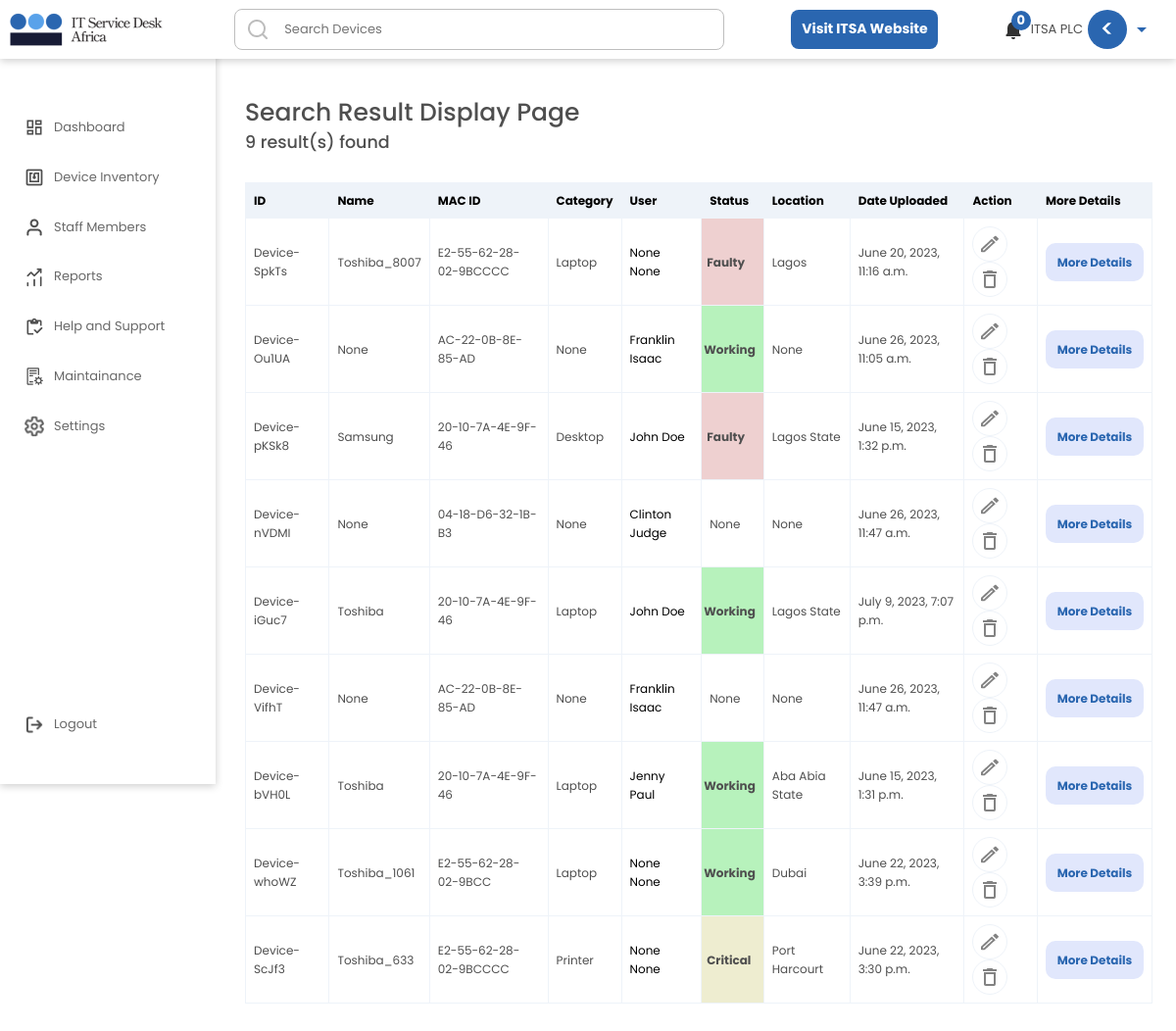
/member/searchresult/ (signed in), run on an earlier commit of the app's database.
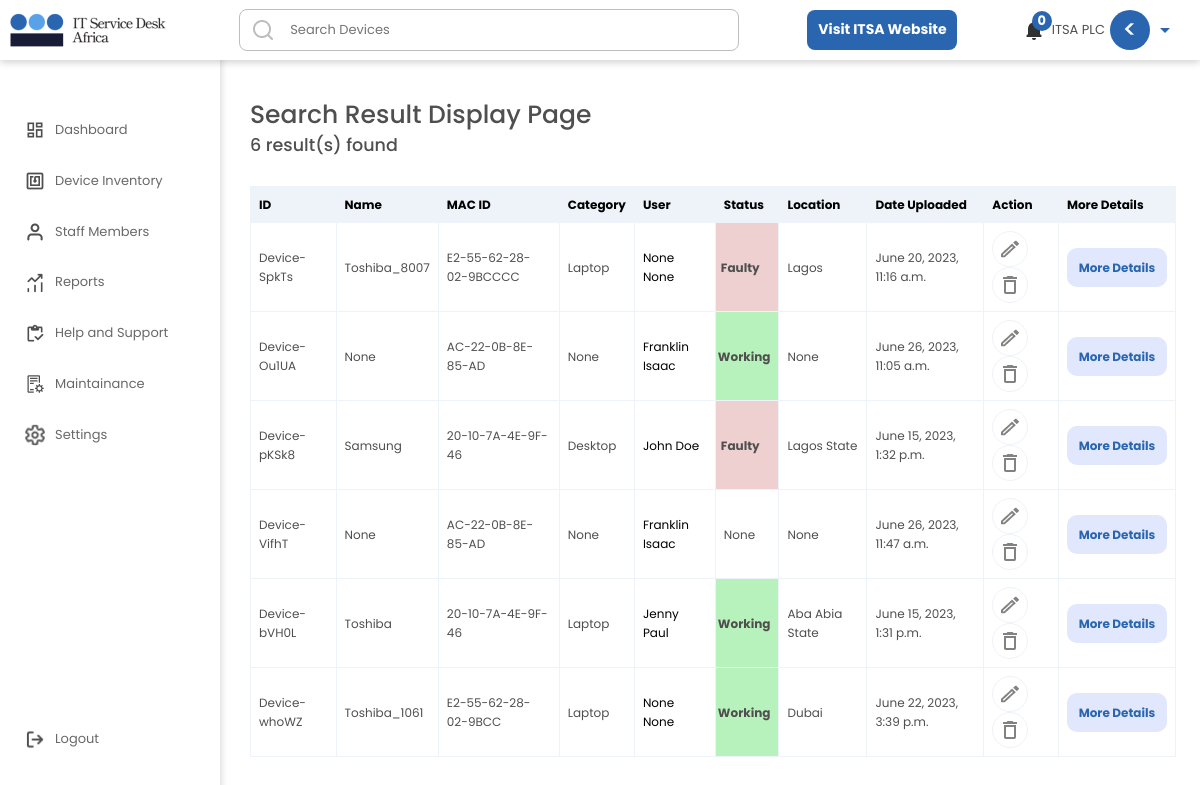
And on a later commit of the database.
### userarea/models.py (models this page shows, shortened)
class DeviceRegisterUpload(models.Model):
    user = models.ForeignKey(User, null=True, on_delete=models.CASCADE)
    deviceip = models.CharField(max_length = 1500, null=True, blank = True)
    devicename= models.CharField(max_length = 1500, blank = True, null=True)
    devicemacaddress = models.CharField(max_length = 1500, null=True, blank = True)
    devicenetworkadaptercompany = models.CharField(max_length = 1500, null=True, blank = True)
    devicestatus = models.CharField(max_length= 300,choices = DEVICE_HEALTH_STATUS, default = 'Working', null=True, blank = True)
    deviceworkgroup = models.CharField(max_length = 1500, null=True, blank = True)
    deviceportnumber = models.CharField(max_length = 1500, null=True, blank = True)
    devicemultiplepacket = models.CharField(max_length = 1500, null=True, blank = True)
    index= models.CharField(max_length = 1500, blank = True, null=True)
    devicetype= models.CharField(max_length = 1500, null=True, blank = True)
    devicelocation= models.CharField(max_length = 1500, null=True, blank = True)
    devicebrand= models.CharField(max_length = 1500, null=True, blank = True)
    deviceos = models.CharField(max_length = 1500, null=True, blank = True)
    devicecostofpurchase = models.CharField(max_length = 1500, null=True, blank = True)
    deviceusedepartment = models.CharField(max_length = 1500, null=True, blank = True)
    staffUserID = models.CharField(max_length = 1500, default='None')
    deviceuseremail = models.CharField(max_length= 200, null=True, blank = True)
    deviceuserfirstname = models.CharField(max_length= 200, null=True, blank = True)
    deviceuserlastname = models.CharField(max_length= 200, null=True, blank = True)
    deviceuserphonenumber = models.CharField(max_length= 200, null=True, blank = True)
    deviceuserdateofresumption = models.CharField(max_length= 200, null=True, blank = True)
    deviceworkingcondition = models.CharField(max_length= 300,choices = DEVICE_WORKING_CONDITION, default = 'Good', null=True, blank = True)
    deviceyearofpurchase = models.CharField(max_length = 1500, null=True, blank = True)
    devicedepreciationrate = models.CharField(max_length = 1500, null=True, blank = True)
    deviceid = models.CharField(max_length = 1500, null=True, blank = True)
    savetimedata = models.CharField(max_length = 1500, null=True, blank = True)
    registeredMonth = models.CharField(max_length = 1500, null=True, blank = True)
    weekNumberSaved = models.CharField(max_length = 1500, null=True, blank = True)
    CompanyUniqueCode = models.CharField(max_length = 130, null=True, blank = True)
    created_at = models.DateTimeField(auto_now_add=True)
    edited_at = models.DateTimeField(auto_now=True)
    class Meta:
        ordering = ['-edited_at', '-created_at']

### userarea/views.py (the view)
# urls.py: path('searchresult/', views.Searchresult, name="Searchresult"),
def Searchresult(request):
    print('seaching...')
    q = request.GET.get('q') if request.GET.get('q') != None else ''
    if request.method == 'GET':
        print(q)
    deviceSearch = DeviceRegisterUpload.objects.filter(
       Q( Q(deviceid__icontains = q) |
        Q(deviceuserfirstname__icontains = q) |
        Q(deviceuserlastname__icontains = q) |
        Q(devicemacaddress__icontains = q) |
        Q(deviceusedepartment__icontains = q) |
        Q(devicestatus__icontains = q) |
        Q(devicebrand__icontains = q) |
        Q(created_at__icontains = q) |
        Q(devicetype__icontains = q) |
        Q(devicelocation__icontains = q) |
        Q(savetimedata__icontains = q) |
        Q(weekNumberSaved__icontains = q)
    ) & Q(user = request.user))
    deviceSearchCount = deviceSearch.count()
    thisYear = datetime.today().year
    today = datetime.today()
    dateNow = datetime.now()
    month1 = dateNow.strftime("%b")
    print("Current Month Full Name:", month1)
    print("dateNow", dateNow)
    print("today", today)
    date = datetime.today()
    weekNumber = date.isocalendar().week
    print('this week number:', weekNumber)
    allUsers = User.objects.all()
    context = {'allUsers':allUsers, 'deviceSearch': deviceSearch, 'deviceSearchCount':deviceSearchCount}
    return render(request, 'userarea/searchresult.html', context)

### userarea/templates/userarea/searchresult.html (shortened to what this page needs)
{% include 'general.html' %}
{% load static %}
{% block content %}
<!DOCTYPE html>
<html lang="en">
	<head>
		<link rel="stylesheet" href={% static 'dashboard/css/style.css' %} />
		<link rel="stylesheet" href={% static 'inventory/css/style.css' %} />
		<link href="https://unpkg.com/aos@2.3.1/dist/aos.css" rel="stylesheet">
	</head>
	<body class='body'>
		<div class='main'>
            <h1>Search Result Display Page</h1>
			<h3>{{deviceSearchCount}} result(s) found</h3>
			<div>
				<div>
					<table>
                        <tr>
                          <th>ID</th>
                          <th>Name</th>
                          <th>MAC ID</th>
                          <th>Category</th>
                          <th>User</th>
                          <th>Status</th>
                          <th>Location</th>
                          <th>Date Uploaded</th>
                          <th>Action</th>
                          <th>More Details</th>
                        </tr>
						{% for deviceSearch in deviceSearch %}
                        <tr>
                          <td>{{ deviceSearch.deviceid }}</td>
                          <td>{{ deviceSearch.devicebrand }}</td>
                          <td>{{ deviceSearch.devicemacaddress }}</td>
                          <td>{{ deviceSearch.devicetype }}</td>
                          <td><a href=''>{{ deviceSearch.deviceuserfirstname }} {{ deviceSearch.deviceuserlastname }}</a></td>
                          <td class={{ deviceSearch.devicestatus }}>{{ deviceSearch.devicestatus }}</td>
                          <td>{{ deviceSearch.devicelocation }}</td>
                          <td>{{ deviceSearch.created_at }}</td>
                          <td>
							<div class='actionbtns'>
								<a href=/member/editdevice/{{ deviceSearch.deviceid }}/ ><img src={% static 'dashboard/img/edit.png' %} /></a>
								<a href= /member/deletedevice/{{ deviceSearch.id }}/ ><img src={% static 'dashboard/img/delete.png' %} /></a>
							</div>
						  </td>
						  <td class='moredetailsbtn'>
							<a href = /member/viewdevicedetails/{{ deviceSearch.devicebrand }}/ >
								<button>More Details</button>
							</a>
						  </td>
					</tr>
						{% endfor %}
                    </table>
				</div>
			</div>
        </div>
    </body>
</html>
{% endblock content %}

### userarea/templates/general.html (shortened to what this page needs)
{% load static %}
<!DOCTYPE html>
<html lang="en">
	<head>
		<link rel="stylesheet" href="https://maxcdn.bootstrapcdn.com/bootstrap/3.4.1/css/bootstrap.min.css">
		<link rel="stylesheet" href={% static 'general/css/style.css' %} />
		<link rel="stylesheet" href={% static 'dashboard/css/style.css' %} />
		<link href="https://cdnjs.cloudflare.com/ajax/libs/mdb-ui-kit/6.1.0/mdb.min.css" rel="stylesheet" />
		<link href="https://unpkg.com/aos@2.3.1/dist/aos.css" rel="stylesheet">
	</head>
	<body>
        {% include "navbar.html" %}{% block content %}{% endblock content %}
    </body>
    </html>

### userarea/templates/navbar.html (shortened to what this page needs)
{% load static %}
{% block content %}
<body>
    <nav>
        <div>
            <img src={% static 'general/img/itsalogopng1.png' %} />
        </div>
        <div class='search'>
            <form method='GET' action="{% url 'Searchresult' %}">
                <input type='text' name='q' placeholder='Search Devices' />
            </form>
            <img class='searchIcon' src={% static 'general/img/searchicon.png' %} />
        </div>
        <div class='navBtn'>
            <a href='https://itservicedeskafrica.com/home/' target='_blank'><button>
                <p>Visit ITSA Website</p>
            </button></a>
        </div>
        <div class='notifysection'>
            <div class='notifyout' >
                <img class='notify' src={% static 'general/img/notify.png' %} />
                <div class='NewNotifyCount'></div>
            </div>
            <div class='notifysectioninner'>
                {% if allSignUps.user == request.user %}
                <h4>{{ allSignUps.companyname }}</h4>
                {% else %}
                {{request.user}}
                {% endif %}
                <div class='profileimgsectiontext'>
                    <h1></h1>
                </div>
                <img src={% static 'general/img/arrow-down.png' %} />
            </div>
        </div>
    </nav>
    <div class='sidebarsection'>
        <a href={% url 'Dashboard' %}>
            <div class='sidebar dashboard'>
                <img src={% static 'dashboard/img/dashboard.png' %} />
                <p>Dashboard</p>
            </div>
        <a href={% url 'DeviceInventory' %}>
            <div class='sidebar deviceinventory '>
                <img src={% static 'general/img/device.png' %} />
                <p>Device Inventory</p>
            </div>
        <a href={% url 'StaffMembers' %}>
            <div class='sidebar staffmembers'>
                <img src={% static 'general/img/userimg.png' %} />
                <p>Staff Members</p>
            </div>
        <a href={% url 'Reports' %}>
            <div class='sidebar reports'>
                <img src={% static 'general/img/reports.png' %} />
                <p>Reports</p>
            </div>
        <a href={% url 'Support' %}>
            <div class='sidebar support'>
                <img src={% static 'general/img/help.png' %} />
                <p>Help and Support</p>
            </div>
        <a href={% url 'Maintainance' %}>
            <div class='sidebar maintain'>
                <img src={% static 'general/img/maintainance.png' %} />
                <p>Maintainance</p>
            </div>
        <a href={% url 'Settings' %}>
            <div class='sidebar settings'>
                <img src={% static 'general/img/settings.png' %} />
                <p>Settings</p>
            </div>
            <div class='sidebar logout'>
                <img src={% static 'general/img/logout.png' %} />
                <p>Logout</p>
            </div>
    </div>
</body>
{% endblock content %}

### static/general/css/style.css (style rules this page uses)
* { box-sizing: border-box; margin: 0; padding: 0; font-family: 'Poppins', sans-serif; }
nav { background-color: #FFFFFF; padding: 5px; display: flex; justify-content: space-between; align-items: center; font-size: 1.3rem; box-shadow: 0 2px 8px 0 rgba(0, 0, 0, 0.2); position: fixed; width: 100vw; z-index: 3; }
.notifysectioninner { cursor: pointer; }
.notifysection { display: flex; align-items: center; justify-content: space-between; }
.notifysection img { margin-right: 10px; }
.notifysectioninner { align-items: center; display: flex; padding-right: 20px; }
.notifysectioninner img { margin-right: 5px; margin-left: 5px; }
.profileimgsectiontext { width: 40px; font-size: 1rem; background-color:#2A66B0; color: white; margin: 5px; padding-top: 5px; text-align: center; border-radius: 40px; }
.search input { display: flex; align-items: center; border: solid rgb(190, 190, 190) 1px; border-radius: 8px; width: 500px; position: relative; height: 40px; padding: 20px; padding-left: 50px; background-color: transparent; }
.searchIcon { position: absolute; top: 18px; padding-left: 7px; }
.search img { margin-right: 5px; margin-left: 5px; }
nav button { background-color: #2A66B0; border: none; color: white; align-items: center; width: 150px; font-size: 1.4rem; height: 40px; padding: 8px 5px 5px 5px; border-radius: 8px; font-weight: bold; }
.notifyout { position: relative; cursor: pointer; }
.sidebarsection { padding-top: 100px; padding-left: 20px; height: 100vh; width: 220px; position: fixed; box-shadow: 0 2px 8px 0 rgba(0, 0, 0, 0.2); z-index: 2; color: black; }
.sidebar { display: flex; align-items: center; margin-top: 10px; transition: 0.2s ease-in-out; cursor: pointer; width: 95%; padding: 0px 5px; border-radius: 8px; color: rgb(105, 105, 105); }
.sidebar img { margin-right: 10px; width: 20px; }
.sidebar p { margin-top: 10px; font-size: 1.3rem; }
.logout { position: absolute; bottom: 40px; width: 85%; }
.NewNotifyCount { background-color:#2A66B0; text-align: center; color: white; border-radius: 100px; font-weight: bold; position: absolute; width: 20px; top: -9px; right: 0px; }

### static/dashboard/css/style.css (style rules this page uses)
* { box-sizing: border-box; margin: 0; padding: 0; font-family: 'Poppins', sans-serif; }
body { overflow-x: hidden; }
.main { padding-top: 100px; padding-left: 270px; }
.search img { margin-right: 5px; margin-left: 5px; }
.Working { background-color: #b7f2bc; height: 1px; width: 60px; padding-left: 2px; font-weight: bold; }
.Faulty { background-color: #EED0D0; height: 23px; width: 60px; padding-left: 5px; font-weight: bold; }
table td a { color: black }
table { margin-top: 30px; border: 1px solid white; width: 100%; font-size: 1.2rem; margin-bottom: 60px; overflow: scroll; }
td, th { border: 1px solid #EEF3F9; text-align: left; padding: 8px; }
th { border: 1px solid #EEF3F9; text-align: left; padding: 8px; color: black; }
tr:nth-child(1) { color: #4F4F4F; background-color: #EEF3F9; }
.actionbtns img { padding: 5px; border: solid 1px #EEF3F9; border-radius: 50%; transition: 0.3s ease-in-out; cursor: pointer; }

### static/inventory/css/style.css (style rules this page uses)
* { box-sizing: border-box; margin: 0; padding: 0; font-family: Poppins; }
body { overflow-x: hidden; }
.main { padding-top: 100px; padding-left: 250px; width: 98%; }
.moredetailsbtn button { background-color: #E1E7FC; border: none; padding: 10px; border-radius: 10px; width: 100px; color: #2A66B0; font-weight: bold; cursor: pointer; }

What changed in the data, as far as the page shows it:
removed DeviceRegisterUpload: deviceid "Device-nVDMI", devicebrand "None", devicemacaddress "04-18-D6-32-1B-B3", devicetype "None", deviceuserfirstname "Clinton", deviceuserlastname "Judge", devicestatus "None", devicelocation "None", created_at "June 26, 2023, 11:47 a.m."
removed DeviceRegisterUpload: deviceid "Device-iGuc7", devicebrand "Toshiba", devicemacaddress "20-10-7A-4E-9F-46", devicetype "Laptop", deviceuserfirstname "John", deviceuserlastname "Doe", devicestatus "Working", devicelocation "Lagos State", created_at "July 9, 2023, 7:07 p.m."
removed DeviceRegisterUpload: deviceid "Device-ScJf3", devicebrand "Toshiba_633", devicemacaddress "E2-55-62-28-02-9BCCCC", devicetype "Printer", deviceuserfirstname "None", deviceuserlastname "None", devicestatus "Critical", devicelocation "Port Harcourt", created_at "June 22, 2023, 3:30 p.m."
Also different on the page:
{{ deviceSearchCount }}: "9" → "6"
